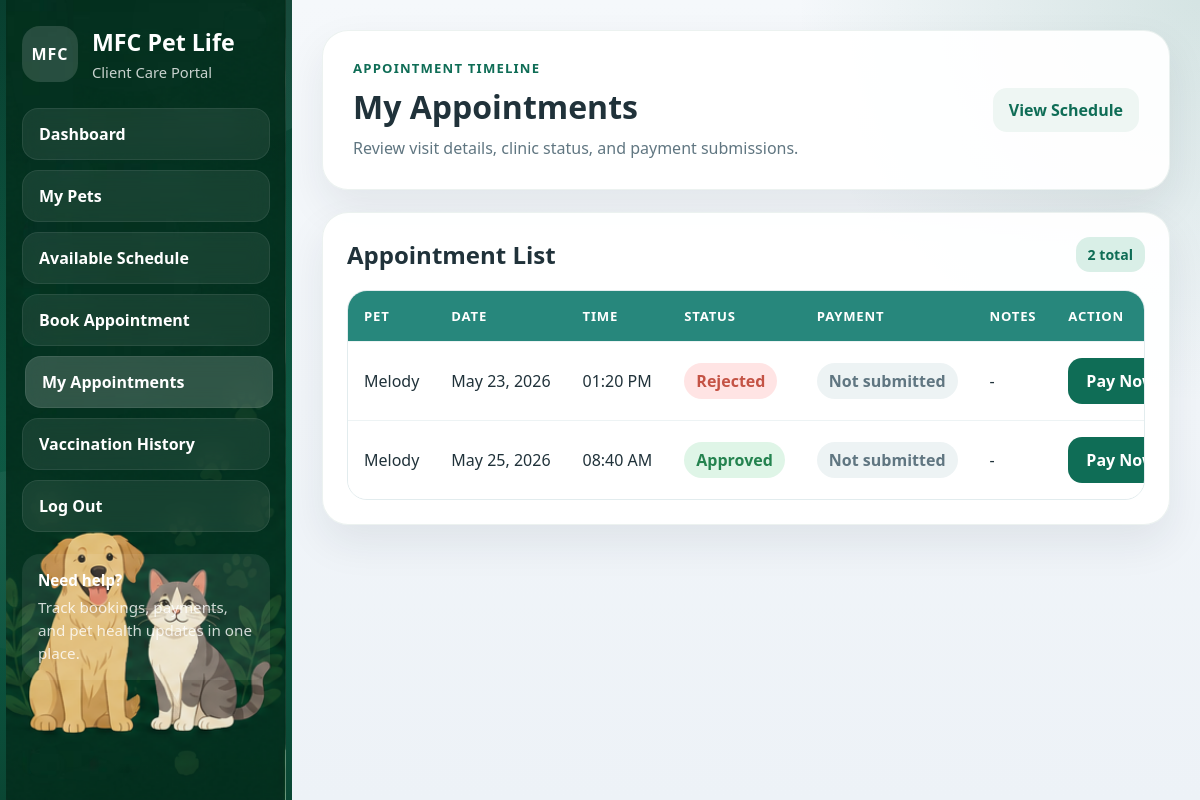
Screenshot of /my-appointments/ (signed in) with the database file from the repository.
### main/models.py (models this page shows, shortened)
class Appointment(models.Model):
    APPOINTMENT_TYPES = [
        ('Vaccination', 'Vaccination'),
        ('Grooming', 'Grooming'),
        ('Check-up', 'Check-up'),
        ('Consultation', 'Consultation'),
    ]
    STATUS_CHOICES = [
        ('Pending', 'Pending'),
        ('Approved', 'Approved'),
        ('Rejected', 'Rejected'),
    ]
    PAYMENT_STATUS = [
        ('Unpaid', 'Unpaid'),
        ('Paid', 'Paid'),
    ]
    user = models.ForeignKey(User, on_delete=models.CASCADE)
    pet = models.ForeignKey(
        Pet,
        on_delete=models.SET_NULL,
        null=True,
        blank=True,
        related_name='appointments'
    )
    date = models.DateField()
    time = models.TimeField()
    appointment_type = models.CharField(
        max_length=20,
        choices=APPOINTMENT_TYPES
    )
    notes = models.TextField(blank=True)
    status = models.CharField(
        max_length=20,
        choices=STATUS_CHOICES,
        default='Pending'
    )
    payment_status = models.CharField(
        max_length=10,
        choices=PAYMENT_STATUS,
        default='Unpaid'
    )
    created_at = models.DateTimeField(auto_now_add=True)
    class Meta:
        ordering = ['date', 'time']

class Pet(models.Model):
    owner = models.ForeignKey(User, on_delete=models.CASCADE)
    name = models.CharField(max_length=100)
    species = models.CharField(max_length=50)
    breed = models.CharField(max_length=100, blank=True, null=True)
    gender = models.CharField(max_length=10)
    color = models.CharField(max_length=50, blank=True, null=True)
    birthday = models.DateField(blank=True, null=True)
    age = models.PositiveIntegerField(default=0)
    weight = models.DecimalField(max_digits=5, decimal_places=2, blank=True, null=True)
    image = models.ImageField(upload_to='pets/', blank=True, null=True)
    is_active = models.BooleanField(default=True)  # Soft-delete flag

### main/views.py (the view)
# urls.py: path('my-appointments/', views.my_appointments, name='my_appointments'),
@login_required(login_url='/login/')
def my_appointments(request):
    appointments = list(Appointment.objects.filter(user=request.user).order_by('date', 'time'))
    payments_by_appointment = {
        payment.appointment_id: payment
        for payment in Payment.objects.filter(appointment__user=request.user).select_related('appointment')
    }
    for appointment in appointments:
        appointment.payment_record = payments_by_appointment.get(appointment.id)
    return render(request, 'clients/my_appointments.html', {
        'appointments': appointments,
    })

### main/templates/clients/my_appointments.html (shortened to what this page needs)
{% load static %}
<!DOCTYPE html>
<html lang="en">
<head>
    <link rel="stylesheet" href="{% static 'css/clients/client_shell.css' %}?v=client-shell-1">
</head>
<body>
    {% include 'clients/_sidebar.html' with active_page='appointments' %}
    <main class="client-shell">
        <section class="client-page-header">
            <div>
                <p class="eyebrow">Appointment Timeline</p>
                <h1>My Appointments</h1>
                <p class="header-copy">Review visit details, clinic status, and payment submissions.</p>
            </div>
            <a href="{% url 'vet_availability' %}" class="client-secondary">View Schedule</a>
        </section>
        <section class="client-panel">
            <div class="panel-head">
                <h2>Appointment List</h2>
                <span class="client-chip">{{ appointments|length }} total</span>
            </div>
            {% if appointments %}
                <div class="table-wrap">
                    <table>
                        <thead>
                            <tr>
                                <th>Pet</th>
                                <th>Date</th>
                                <th>Time</th>
                                <th>Status</th>
                                <th>Payment</th>
                                <th>Notes</th>
                                <th>Action</th>
                            </tr>
                        </thead>
                        <tbody>
                            {% for app in appointments %}
                                <tr>
                                    <td>{{ app.pet.name }}</td>
                                    <td>{{ app.date|date:"F d, Y" }}</td>
                                    <td>{{ app.time|time:"h:i A" }}</td>
                                    <td><span class="status-{{ app.status|lower }}">{{ app.status|title }}</span></td>
                                    <td>
                                        {% if app.payment_record %}
                                            <span class="payment-status payment-{{ app.payment_record.status }}">{{ app.payment_record.status|title }}</span>
                                        {% else %}
                                            <span class="payment-status payment-none">Not submitted</span>
                                        {% endif %}
                                    </td>
                                    <td>{{ app.notes|default:"-" }}</td>
                                    <td>
                                        {% if app.payment_record and app.payment_record.status == "verified" %}
                                            <span class="action-label status-approved">Complete</span>
                                        {% else %}
                                            <a href="{% url 'submit_payment' app.id %}" class="client-primary">
                                                {% if app.payment_record %}Update Payment{% else %}Pay Now{% endif %}
                                            </a>
                                        {% endif %}
                                    </td>
                                </tr>
                            {% endfor %}
                        </tbody>
                    </table>
                </div>
            {% else %}
                <div class="empty-panel">
                    <p class="empty-copy">You have no appointments yet.</p>
                    <a href="{% url 'vet_availability' %}" class="client-primary">Find a Schedule</a>
                </div>
            {% endif %}
        </section>
    </main>
</body>
</html>

### main/static/css/clients/client_shell.css (style rules this page uses)
* { box-sizing: border-box; }
:root { --sidebar-bg: linear-gradient(180deg, #083f2f 0%, #0f5b45 48%, #11785d 100%); --page-bg: radial-gradient(circle at top right, rgba(44, 122, 101, 0.16), transparent 28%), linear-gradient(180deg, #f5f8fb 0%, #edf2f7 100%); --surface: rgba(255, 255, 255, 0.94); --surface-border: rgba(15, 91, 69, 0.08); --text-main: #20323a; --text-soft: #607681; --primary: #0f6d56; --primary-strong: #0b5b49; --primary-soft: #d9efe7; --teal: #27877c; --gold: #f4b34f; --coral: #eb7d62; --shadow: 0 18px 42px rgba(20, 42, 52, 0.08); }
body { margin: 0; min-height: 100vh; background: var(--page-bg); color: var(--text-main); font-family: "Segoe UI", Tahoma, Geneva, Verdana, sans-serif; }
.client-shell { margin-left: 292px; min-height: 100vh; padding: 30px; }
.client-page-header, .client-panel, .client-stat-card, .client-card { background: var(--surface); border: 1px solid var(--surface-border); border-radius: 26px; box-shadow: var(--shadow); }
.client-page-header { display: flex; justify-content: space-between; gap: 24px; align-items: center; padding: 28px 30px; margin-bottom: 22px; }
.client-page-header h1 { margin: 0; color: var(--text-main); font-size: 2rem; }
.eyebrow { margin: 0 0 8px; color: var(--primary); font-size: 0.82rem; font-weight: 800; letter-spacing: 0.09em; text-transform: uppercase; }
.header-copy, .muted, .empty-copy { color: var(--text-soft); }
.header-copy { margin: 8px 0 0; line-height: 1.55; }
.client-primary, .client-secondary, .client-danger, .client-chip { display: inline-flex; align-items: center; justify-content: center; border: 0; border-radius: 14px; font-weight: 800; text-decoration: none; }
.client-primary { padding: 12px 18px; background: var(--primary); color: #fff; }
.client-secondary { padding: 11px 16px; background: #eef6f3; color: var(--primary); }
.client-chip { padding: 8px 12px; background: var(--primary-soft); color: var(--primary); font-size: 0.88rem; }
.client-panel { padding: 24px; margin-bottom: 22px; }
.panel-head { display: flex; align-items: center; justify-content: space-between; gap: 16px; margin-bottom: 18px; }
.panel-head h2, .panel-head h3 { margin: 0; }
.table-wrap { overflow-x: auto; border-radius: 20px; border: 1px solid #e2ecee; }
table { width: 100%; border-collapse: collapse; background: #fff; }
th, td { padding: 16px; text-align: left; border-bottom: 1px solid #edf3f4; white-space: nowrap; }
th { background: var(--teal); color: #fff; font-size: 0.82rem; letter-spacing: 0.06em; text-transform: uppercase; }
tr:last-child td { border-bottom: 0; }
.status-approved, .payment-verified { background: #dff5e7; color: #24834f; }
.status-cancelled, .status-rejected, .payment-rejected { background: #ffe4e4; color: #c45345; }
.payment-none, .status-none { background: #edf3f4; color: #607681; }
[class^="status-"], .payment-status, .action-label { display: inline-flex; padding: 7px 12px; border-radius: 999px; font-weight: 800; }

### rows the page displays
Appointment: pet.name "Melody", date "May 23, 2026", time "01:20 PM", status "Rejected", shows "Not submitted", notes "-", shows "Pay…"
Appointment: pet.name "Melody", date "May 25, 2026", time "08:40 AM", status "Approved", shows "Not submitted", notes "-", shows "Pay…"

### other values shown
{{ appointments|length }} "2"
